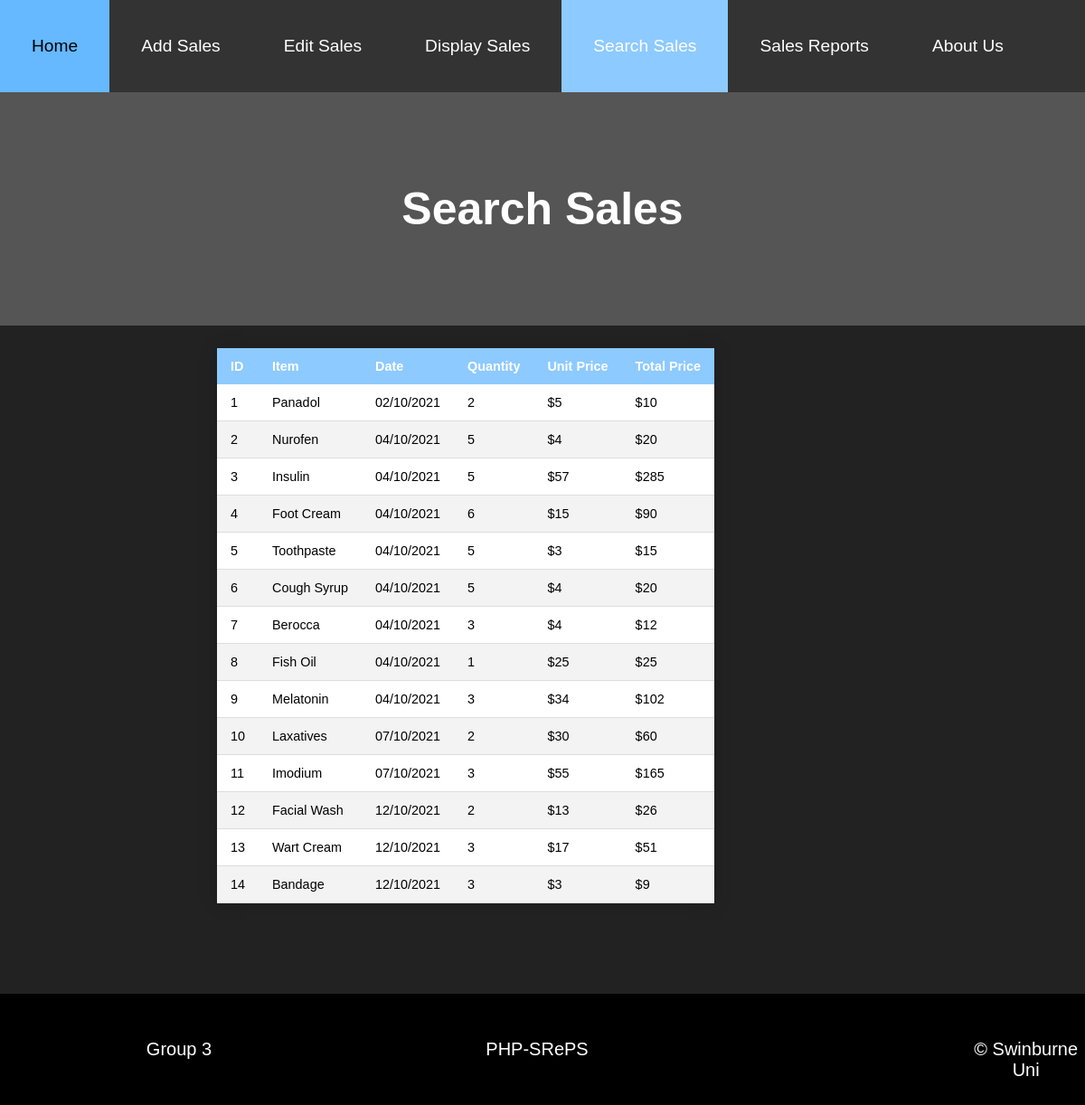
Page /searchSalesProcess.php on the committed database.
### tables this page shows
CREATE TABLE sales (
      ID INTEGER PRIMARY KEY AUTOINCREMENT,
      Item VARCHAR(255) NOT NULL,
      Date DATE NOT NULL,
      Quantity INT NOT NULL,
      UnitPrice DECIMAL(10,2) NOT NULL,
      TotalPrice DECIMAL(10,2) NOT NULL
    );

### searchSalesProcess.php (the view, shortened to what this page needs)
<!DOCTYPE html>
<html lang="en">
<head>
  <link href="style.css" rel="stylesheet" type="text/css" />
</head>
<body>
  <?php
  include_once("includes/header.inc");
  ?>
	<h1>Search Sales</h1>
	<div>
	<table>
	  <thead>
	    <tr>
	      <th scope="col">ID</th>
	      <th scope="col">Item</th>
	      <th scope="col">Date</th>
	      <th scope="col">Quantity</th>
	      <th scope="col">Unit Price</th>
	      <th scope="col">Total Price</th>
	    </tr>
	  </thead>
	  <tbody>
	<?php
	$sql = "SELECT * FROM sales";
	include_once("includes/opendatabase.inc");
	$res = $db -> query($sql);
	foreach ($res as $row) {
		echo '<tr><td>' . $row['ID'] . '</td><td>' . $row['Item'] . '</td><td>' . date("d/m/Y", strtotime($row['Date'])) . '</td><td>' . $row['Quantity'] . '</td><td>' . '$' . $row['UnitPrice'] . '</td><td>' . '$' . $row['TotalPrice'] . '</td></tr>';
	}
	?>
		</tbody>
	</table>
	</div>
  <?php
  include_once("includes/footer.inc");
  ?>
</body>
</html>

### style.css (style rules this page uses)
html, body { margin: 0; padding: 0; height: 100%; background-color: #222; font-family: Arial, Helvetica, sans-serif; color: white; }
div { width: 60%; margin: 0 auto; }
h1 { padding: 100px; margin: 0; text-align: center; background-color: #555; font-size: 50px; }
table { border-collapse: collapse; color: #000000; margin: 25px 0; font-size: 0.9em; font-family: sans-serif; min-width: 400px; box-shadow: 0 0 20px rgba(0, 0, 0, 0.15); padding: 50px 150px 50px 150px; }
thead tr { background-color: #8dcaff; color: #ffffff; text-align: left; }
th, td { padding: 12px 15px; }
tbody tr { border-bottom: thin solid #dddddd; background-color: #ffffff; }
tbody tr:nth-of-type(even) { background-color: #f3f3f3; }

### rows in the picture
sales: ID "1", Item "Panadol", Date "02/10/2021", Quantity "2", UnitPrice "5", TotalPrice "10"
sales: ID "2", Item "Nurofen", Date "04/10/2021", Quantity "5", UnitPrice "4", TotalPrice "20"
sales: ID "3", Item "Insulin", Date "04/10/2021", Quantity "5", UnitPrice "57", TotalPrice "285"
sales: ID "4", Item "Foot Cream", Date "04/10/2021", Quantity "6", UnitPrice "15", TotalPrice "90"
sales: ID "5", Item "Toothpaste", Date "04/10/2021", Quantity "5", UnitPrice "3", TotalPrice "15"
sales: ID "6", Item "Cough Syrup", Date "04/10/2021", Quantity "5", UnitPrice "4", TotalPrice "20"
sales: ID "7", Item "Berocca", Date "04/10/2021", Quantity "3", UnitPrice "4", TotalPrice "12"
sales: ID "8", Item "Fish Oil", Date "04/10/2021", Quantity "1", UnitPrice "25", TotalPrice "25"
sales: ID "9", Item "Melatonin", Date "04/10/2021", Quantity "3", UnitPrice "34", TotalPrice "102"
sales: ID "10", Item "Laxatives", Date "07/10/2021", Quantity "2", UnitPrice "30", TotalPrice "60"
sales: ID "11", Item "Imodium", Date "07/10/2021", Quantity "3", UnitPrice "55", TotalPrice "165"
sales: ID "12", Item "Facial Wash", Date "12/10/2021", Quantity "2", UnitPrice "13", TotalPrice "26"
sales: ID "13", Item "Wart Cream", Date "12/10/2021", Quantity "3", UnitPrice "17", TotalPrice "51"
sales: ID "14", Item "Bandage", Date "12/10/2021", Quantity "3", UnitPrice "3", TotalPrice "9"
